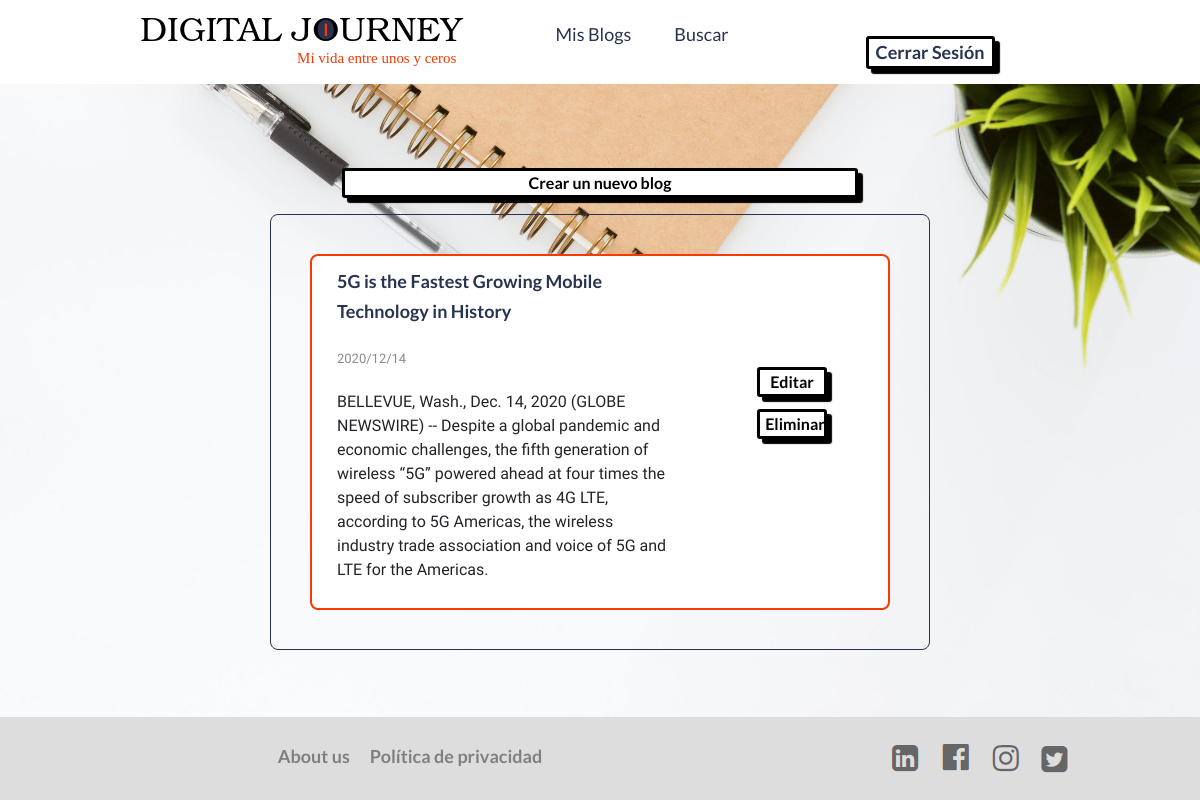
The page /MisBlogs (signed in) on the database as committed earlier.
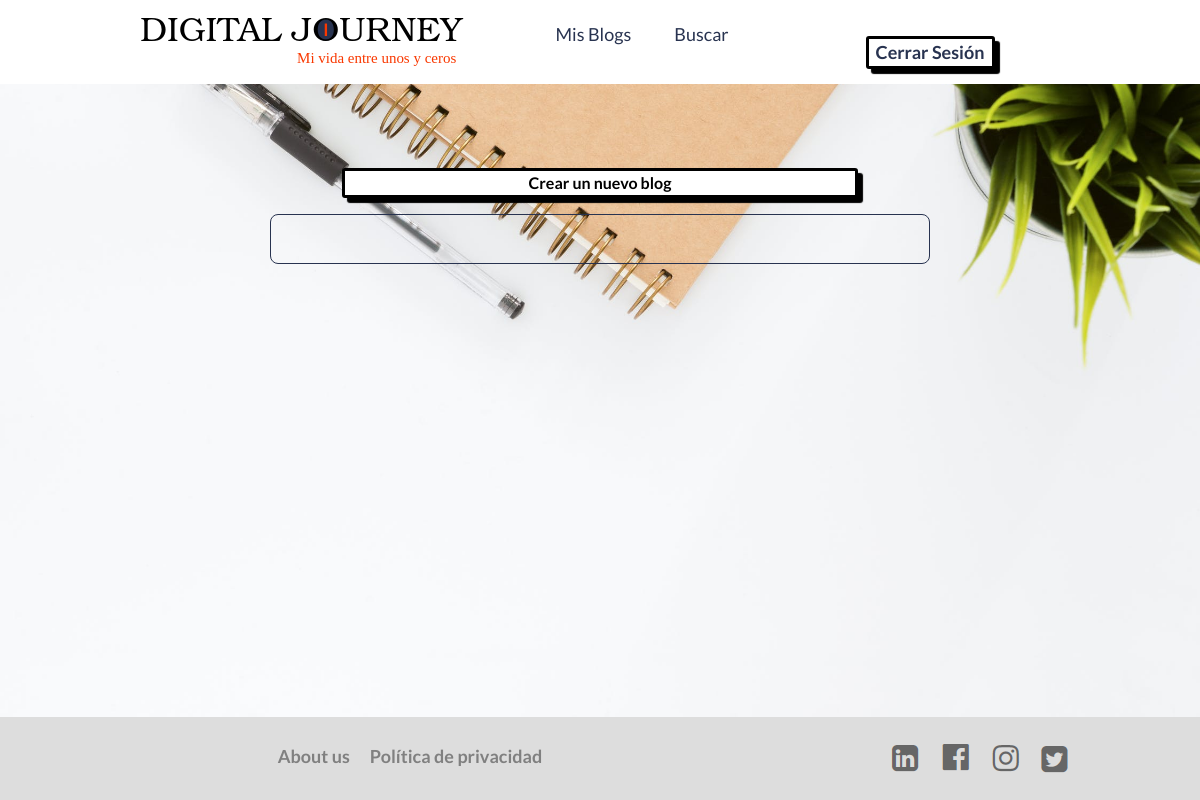
The same page on the database as committed later.
### tables this page shows
CREATE TABLE publicacion (id_publicacion INTEGER PRIMARY KEY AUTOINCREMENT NOT NULL, titulo TEXT NOT NULL, cuerpo TEXT NOT NULL, es_publico BOOLEAN, fecha_publicacion DATETIME NOT NULL, id_categoriaPub INT NOT NULL REFERENCES categoria (id_categoria), id_usuarioPub INT NOT NULL REFERENCES usuario (id_usuario));

### app.py (the view, shortened to what this page needs)
@app.route("/MisBlogs", methods = ["GET", "POST"])
@login_required
def MisBlogs():
    if request.method == "GET":
        usuario = session["user_id"]
        userBlogs = db.execute("SELECT * FROM publicacion WHERE id_usuarioPub = :idUser",
                          idUser=usuario)
        if len(userBlogs) == 0:
            mensaje = "No tienes ningún blog asociado a tu cuenta"
            return render_template("MisBlogs.html", userBlogs = userBlogs)
        else:
            return render_template("MisBlogs.html", userBlogs = userBlogs)

### app.py (called while the page is built)
@app.after_request
def after_request(response):
    response.headers["Cache-Control"] = "no-cache, no-store, must-revalidate"
    response.headers["Expires"] = 0
    response.headers["Pragma"] = "no-cache"
    return response

### utils.py (called while the page is built)
def login_required(f):
    @wraps(f)
    def decorated_function(*args, **kwargs):
        if session.get("user_id") is None:
            return redirect("/")
        return f(*args, **kwargs)
    return decorated_function

### templates/MisBlogs.html (shortened to what this page needs)
<!DOCTYPE html>
<html lang="es">
<head>
    <link rel="stylesheet" href="https://cdn.jsdelivr.net/npm/bootstrap@4.5.3/dist/css/bootstrap.min.css">
    <link rel="stylesheet" href="/static/styles.css">
</head>
<body id="body_index">
    <header>
        <img class="logo" src="/static/logo.svg" alt="logo">
        <nav>
            <ul class="navlinks">
                <li><a href="/MisBlogs">Mis Blogs</a></li>
                <li><a href="/buscar">Buscar</a></li>
            </ul>
        </nav>
        <div style="text-align: center; width: 300px;"><button class="button"><a href="/logout">Cerrar Sesión</a></button></div>
    </header>
    <div>
        <form action="/MisBlogs" method="POST">
            <div style="text-align: center;"><button type="submit" class="button" value = "agregar" name="agregar">Crear un nuevo blog</button></div>
        </form>
    </div>
    <section class="box">
        <div>
            {% for blog in userBlogs %}
            <article class="articulo">
                <div class="container">
                    <div class="row" id="blog">
                        <div class="col-8">
                            <table>
                                <tr>
                                    <td>
                                        <form id = "form1" action="/blog" method="POST">
                                        <t2 class="titulo_blog"><a href="/blog/{{ blog['id_publicacion'] }}">{{ blog["titulo"] }}</a></t2>
                                        </form>
                                    </td>
                                </tr class="titulo">
                                <tr>
                                    <td>
                                        <t3 class="fechas">{{ blog["fecha_publicacion"] }}</t3>
                                    </td>
                                </tr>
                                <tr>
                                    <td>
                                        <p>{{ blog["cuerpo"] }}</p>
                                    </td>
                                </tr>
                            </table>
                        </div>
                        <div class="col-4 botones_articulo">
                        <form action="/MisBlogs" method="POST">
                            <div style="text-align: center;"><button type="submit" class="button" value = "Editar,{{ blog['id_publicacion'] }}" name="Editar">Editar</button></div>
                            <div style="text-align: center;"><button type="submit" class="button" value = "Eliminar,{{ blog['id_publicacion'] }}" name = "Eliminar">Eliminar</button></div>
                        </form>
                        </div>
                    </div>
                </div>
            </article>
            {% endfor %}
        </div>
    </section>
    <div class="footer">
        <div class="container">
            <div class="row">
                <div class="col-sm-8" style="text-align: center;">
                    <table>
                        <tr>
                            <td><a class="links_footer" href="#">About us</a></td>
                            <td><a class="links_footer" href="#">Política de privacidad</a></td>
                        </tr>
                    </table>
                </div>
                <div class="col-sm-4">
                    <table>
                        <tr>
                            <td>
                                <a href="#"><img src="/static/linkedin.PNG" alt="Linkedin" class="socialmedia"></a>
                            </td>
                            <td>
                                <a href="#"><img src="/static/fb.PNG" alt="Facebook" class="socialmedia"></a>
                            </td>
                            <td>
                                <a href="#"><img src="/static/ig.PNG" alt="Instagram" class="socialmedia"></a>
                            </td>
                            <td>
                                <a href="#"><img src="/static/tw.PNG" alt="Twitter" class="socialmedia"></a>
                            </td>
                        </tr>
                    </table>
                </div>
            </div>
        </div>
    </div>
</body>
</html>

### static/styles.css (style rules this page uses)
#body_index { margin: 0; padding: 0; background: url("/static/inicio.jpeg") no-repeat center; background-size: cover; font-family: 'Maven Pro', sans-serif; }
td { padding: 10px; }
table { margin: 0 auto; }
.footer { right: 0; bottom: 0; left: 0; padding: 1rem; background-color: #DDDDDD; text-align: center; flex: 0 0 50px; margin-top: auto; }
.socialmedia { height: 100%; }
.links_footer { color: gray; font-weight: bold; }
.box { margin: 0 auto; margin-top: 1em; margin-bottom: 1em; position: relative; top: 10%; width: 55%; padding: 2%; font-family: 'Maven Pro', sans-serif; font-size: 1em; border: 1px solid #283350; border-radius: 8px; }
.button { width: 43%; height: 2%; padding: 0px 5px; margin: 0 auto; margin-top: 7%; background-color: #ffffff; border: 3px solid #283350; border-radius: 3px; box-shadow: 5px 5px 1px #283350; font-weight: bold; text-align: center; overflow: hidden; letter-spacing: 0in; font-family: "Lato", sans-serif; }
.button { width: 43%; height: 2%; padding: 0px 5px; margin: 0 auto; margin-top: 7%; background-color: #ffffff; border: 3px solid black; border-radius: 3px; box-shadow: 5px 5px 1px #000000; font-weight: bold; text-align: center; overflow: hidden; letter-spacing: 0in; }
body { display: flex; flex-direction: column; min-height: 100vh; }
li, a { font-family: "Lato", sans-serif; font-size: 18px; color: #283350; text-decoration: none; }
.logo { cursor: pointer; }
header { display: flex; justify-content: space-between; vertical-align: middle; align-items: center; padding: 15px 10%; background-color: white; }
.navlinks { list-style: none; font-family: 'Lato', sans-serif; }
.navlinks li { display: inline-block; padding: 0px 20px; }

Rows that differ between the two databases and show on the page:
no longer on this page (row edited): publicacion: titulo "5G is the Fastest Growing Mobile Technology in History", fecha_publicacion "2020/12/14", cuerpo "BELLEVUE, Wash., Dec. 14, 2020 (GLOBE NEWSWIRE) -- Despite a global pandemic and economic challenges, the fifth generation of wireless “5G” powered ahead at four times the speed of subscriber growth as 4G LTE, according to 5G Americas, the wireless industry trade association and voice of 5G and LTE for the Americas."
